Frame 1 (no input): blank canvas, image omitted
Frame 60 (the mouse pressed at the canvas centre just before this capture): blank canvas, image omitted
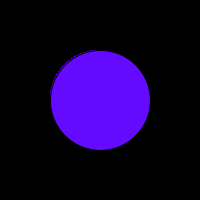
Frame 120 (the mouse held since frame 60 and released just before this capture)

The Processing sketch whose frames 1 and 60 were blank and that drew this single picture after the mouse press (run headless with seeded random() and noise(); from frame 60 on, the mouse is pressed at the canvas centre):

// Processing sketch: processing_18636
// ── processing_18636.pde

void setup(){
size(200,200);
background (0,0,0);

}


void draw(){


fill(mouseX,10,255);

ellipse(100,100,mouseX,mouseY);


}


void mousePressed(){

fill(255,mouseX,0);

rect(mouseX,mouseY,mouseX,mouseY);
}
